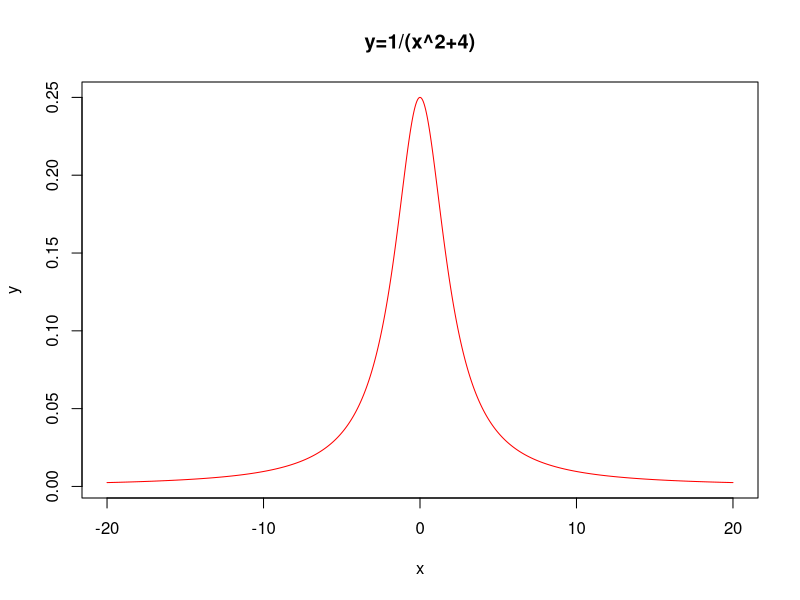

Generate this figure with R:
file="plot111.pdf"

pdf(file, height=4, width=4, bg="white")

x = seq(-20,20,0.01);
y = 1/(x^2+4);

plot(x, y, type="l", xlab="x", ylab="y", col="red")
title("y=1/(x^2+4)")

